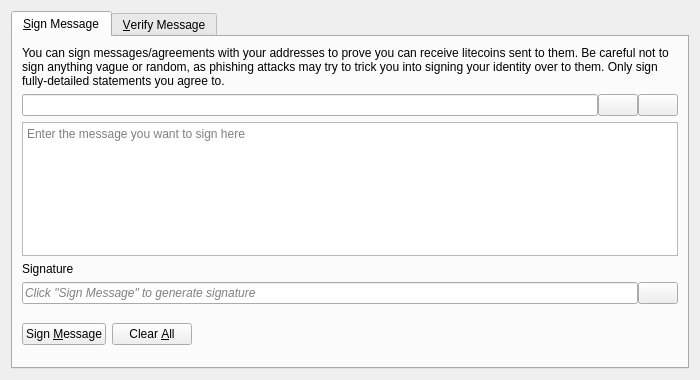
<?xml version="1.0" encoding="UTF-8"?>
<ui version="4.0">
 <class>SignVerifyMessageDialog</class>
 <widget class="QDialog" name="SignVerifyMessageDialog">
  <property name="geometry">
   <rect>
    <x>0</x>
    <y>0</y>
    <width>700</width>
    <height>380</height>
   </rect>
  </property>
  <property name="windowTitle">
   <string>Signatures - Sign / Verify a Message</string>
  </property>
  <property name="modal">
   <bool>true</bool>
  </property>
  <layout class="QVBoxLayout" name="verticalLayout">
   <item>
    <widget class="QTabWidget" name="tabWidget">
     <property name="currentIndex">
      <number>0</number>
     </property>
     <widget class="QWidget" name="tabSignMessage">
      <attribute name="title">
       <string>&amp;Sign Message</string>
      </attribute>
      <layout class="QVBoxLayout" name="verticalLayout_SM">
       <item>
        <widget class="QLabel" name="infoLabel_SM">
         <property name="text">
          <string>You can sign messages/agreements with your addresses to prove you can receive litecoins sent to them. Be careful not to sign anything vague or random, as phishing attacks may try to trick you into signing your identity over to them. Only sign fully-detailed statements you agree to.</string>
         </property>
         <property name="textFormat">
          <enum>Qt::PlainText</enum>
         </property>
         <property name="wordWrap">
          <bool>true</bool>
         </property>
        </widget>
       </item>
       <item>
        <layout class="QHBoxLayout" name="horizontalLayout_1_SM">
         <property name="spacing">
          <number>0</number>
         </property>
         <item>
          <widget class="QValidatedLineEdit" name="addressIn_SM">
           <property name="toolTip">
            <string>The Satellitecoin address to sign the message with</string>
           </property>
          </widget>
         </item>
         <item>
          <widget class="QPushButton" name="addressBookButton_SM">
           <property name="toolTip">
            <string>Choose previously used address</string>
           </property>
           <property name="text">
            <string/>
           </property>
           <property name="icon">
            <iconset resource="../bitcoin.qrc">
             <normaloff>:/icons/address-book</normaloff>:/icons/address-book</iconset>
           </property>
           <property name="shortcut">
            <string>Alt+A</string>
           </property>
           <property name="autoDefault">
            <bool>false</bool>
           </property>
          </widget>
         </item>
         <item>
          <widget class="QPushButton" name="pasteButton_SM">
           <property name="toolTip">
            <string>Paste address from clipboard</string>
           </property>
           <property name="text">
            <string/>
           </property>
           <property name="icon">
            <iconset resource="../bitcoin.qrc">
             <normaloff>:/icons/editpaste</normaloff>:/icons/editpaste</iconset>
           </property>
           <property name="shortcut">
            <string>Alt+P</string>
           </property>
           <property name="autoDefault">
            <bool>false</bool>
           </property>
          </widget>
         </item>
        </layout>
       </item>
       <item>
        <widget class="QPlainTextEdit" name="messageIn_SM">
         <property name="toolTip">
          <string>Enter the message you want to sign here</string>
         </property>
         <property name="placeholderText">
          <string>Enter the message you want to sign here</string>
         </property>
        </widget>
       </item>
       <item>
        <widget class="QLabel" name="signatureLabel_SM">
         <property name="text">
          <string>Signature</string>
         </property>
         <property name="textFormat">
          <enum>Qt::PlainText</enum>
         </property>
        </widget>
       </item>
       <item>
        <layout class="QHBoxLayout" name="horizontalLayout_2_SM">
         <property name="spacing">
          <number>0</number>
         </property>
         <item>
          <widget class="QLineEdit" name="signatureOut_SM">
           <property name="placeholderText">
            <string>Click "Sign Message" to generate signature</string>
           </property>
           <property name="font">
            <font>
             <italic>true</italic>
            </font>
           </property>
           <property name="readOnly">
            <bool>true</bool>
           </property>
          </widget>
         </item>
         <item>
          <widget class="QPushButton" name="copySignatureButton_SM">
           <property name="toolTip">
            <string>Copy the current signature to the system clipboard</string>
           </property>
           <property name="text">
            <string/>
           </property>
           <property name="icon">
            <iconset resource="../bitcoin.qrc">
             <normaloff>:/icons/editcopy</normaloff>:/icons/editcopy</iconset>
           </property>
           <property name="autoDefault">
            <bool>false</bool>
           </property>
          </widget>
         </item>
        </layout>
       </item>
       <item>
        <layout class="QHBoxLayout" name="horizontalLayout_3_SM">
         <item>
          <widget class="QPushButton" name="signMessageButton_SM">
           <property name="toolTip">
            <string>Sign the message to prove you own this Satellitecoin address</string>
           </property>
           <property name="text">
            <string>Sign &amp;Message</string>
           </property>
           <property name="icon">
            <iconset resource="../bitcoin.qrc">
             <normaloff>:/icons/edit</normaloff>:/icons/edit</iconset>
           </property>
           <property name="autoDefault">
            <bool>false</bool>
           </property>
          </widget>
         </item>
         <item>
          <widget class="QPushButton" name="clearButton_SM">
           <property name="toolTip">
            <string>Reset all sign message fields</string>
           </property>
           <property name="text">
            <string>Clear &amp;All</string>
           </property>
           <property name="icon">
            <iconset resource="../bitcoin.qrc">
             <normaloff>:/icons/remove</normaloff>:/icons/remove</iconset>
           </property>
           <property name="autoDefault">
            <bool>false</bool>
           </property>
          </widget>
         </item>
         <item>
          <spacer name="horizontalSpacer_1_SM">
           <property name="orientation">
            <enum>Qt::Horizontal</enum>
           </property>
           <property name="sizeHint" stdset="0">
            <size>
             <width>40</width>
             <height>48</height>
            </size>
           </property>
          </spacer>
         </item>
         <item>
          <widget class="QLabel" name="statusLabel_SM">
           <property name="font">
            <font>
             <weight>75</weight>
             <bold>true</bold>
            </font>
           </property>
           <property name="text">
            <string/>
           </property>
           <property name="wordWrap">
            <bool>true</bool>
           </property>
          </widget>
         </item>
         <item>
          <spacer name="horizontalSpacer_2_SM">
           <property name="orientation">
            <enum>Qt::Horizontal</enum>
           </property>
           <property name="sizeHint" stdset="0">
            <size>
             <width>40</width>
             <height>48</height>
            </size>
           </property>
          </spacer>
         </item>
        </layout>
       </item>
      </layout>
     </widget>
     <widget class="QWidget" name="tabVerifyMessage">
      <attribute name="title">
       <string>&amp;Verify Message</string>
      </attribute>
      <layout class="QVBoxLayout" name="verticalLayout_VM">
       <item>
        <widget class="QLabel" name="infoLabel_VM">
         <property name="text">
          <string>Enter the receiver's address, message (ensure you copy line breaks, spaces, tabs, etc. exactly) and signature below to verify the message. Be careful not to read more into the signature than what is in the signed message itself, to avoid being tricked by a man-in-the-middle attack. Note that this only proves the signing party receives with the address, it cannot prove sendership of any transaction!</string>
         </property>
         <property name="textFormat">
          <enum>Qt::PlainText</enum>
         </property>
         <property name="alignment">
          <set>Qt::AlignLeading|Qt::AlignLeft|Qt::AlignTop</set>
         </property>
         <property name="wordWrap">
          <bool>true</bool>
         </property>
        </widget>
       </item>
       <item>
        <layout class="QHBoxLayout" name="horizontalLayout_1_VM">
         <property name="spacing">
          <number>0</number>
         </property>
         <item>
          <widget class="QValidatedLineEdit" name="addressIn_VM">
           <property name="toolTip">
            <string>The Satellitecoin address the message was signed with</string>
           </property>
          </widget>
         </item>
         <item>
          <widget class="QPushButton" name="addressBookButton_VM">
           <property name="toolTip">
            <string>Choose previously used address</string>
           </property>
           <property name="text">
            <string/>
           </property>
           <property name="icon">
            <iconset resource="../bitcoin.qrc">
             <normaloff>:/icons/address-book</normaloff>:/icons/address-book</iconset>
           </property>
           <property name="shortcut">
            <string>Alt+A</string>
           </property>
           <property name="autoDefault">
            <bool>false</bool>
           </property>
          </widget>
         </item>
        </layout>
       </item>
       <item>
        <widget class="QPlainTextEdit" name="messageIn_VM">
          <property name="toolTip">
            <string>The signed message to verify</string>
          </property>
          <property name="placeholderText">
            <string>The signed message to verify</string>
          </property>
        </widget>
       </item>
       <item>
        <widget class="QValidatedLineEdit" name="signatureIn_VM">
          <property name="toolTip">
            <string>The signature given when the message was signed</string>
          </property>
          <property name="placeholderText">
            <string>The signature given when the message was signed</string>
          </property>
        </widget>
       </item>
       <item>
        <layout class="QHBoxLayout" name="horizontalLayout_2_VM">
         <item>
          <widget class="QPushButton" name="verifyMessageButton_VM">
           <property name="toolTip">
            <string>Verify the message to ensure it was signed with the specified Satellitecoin address</string>
           </property>
           <property name="text">
            <string>Verify &amp;Message</string>
           </property>
           <property name="icon">
            <iconset resource="../bitcoin.qrc">
             <normaloff>:/icons/transaction_0</normaloff>:/icons/transaction_0</iconset>
           </property>
           <property name="autoDefault">
            <bool>false</bool>
           </property>
          </widget>
         </item>
         <item>
          <widget class="QPushButton" name="clearButton_VM">
           <property name="toolTip">
            <string>Reset all verify message fields</string>
           </property>
           <property name="text">
            <string>Clear &amp;All</string>
           </property>
           <property name="icon">
            <iconset resource="../bitcoin.qrc">
             <normaloff>:/icons/remove</normaloff>:/icons/remove</iconset>
           </property>
           <property name="autoDefault">
            <bool>false</bool>
           </property>
          </widget>
         </item>
         <item>
          <spacer name="horizontalSpacer_1_VM">
           <property name="orientation">
            <enum>Qt::Horizontal</enum>
           </property>
           <property name="sizeHint" stdset="0">
            <size>
             <width>40</width>
             <height>48</height>
            </size>
           </property>
          </spacer>
         </item>
         <item>
          <widget class="QLabel" name="statusLabel_VM">
           <property name="font">
            <font>
             <weight>75</weight>
             <bold>true</bold>
            </font>
           </property>
           <property name="text">
            <string/>
           </property>
           <property name="wordWrap">
            <bool>true</bool>
           </property>
          </widget>
         </item>
         <item>
          <spacer name="horizontalSpacer_2_VM">
           <property name="orientation">
            <enum>Qt::Horizontal</enum>
           </property>
           <property name="sizeHint" stdset="0">
            <size>
             <width>40</width>
             <height>48</height>
            </size>
           </property>
          </spacer>
         </item>
        </layout>
       </item>
      </layout>
     </widget>
    </widget>
   </item>
  </layout>
 </widget>
 <customwidgets>
  <customwidget>
   <class>QValidatedLineEdit</class>
   <extends>QLineEdit</extends>
   <header>qt/qvalidatedlineedit.h</header>
  </customwidget>
 </customwidgets>
 <resources>
  <include location="../bitcoin.qrc"/>
 </resources>
 <connections/>
</ui>
